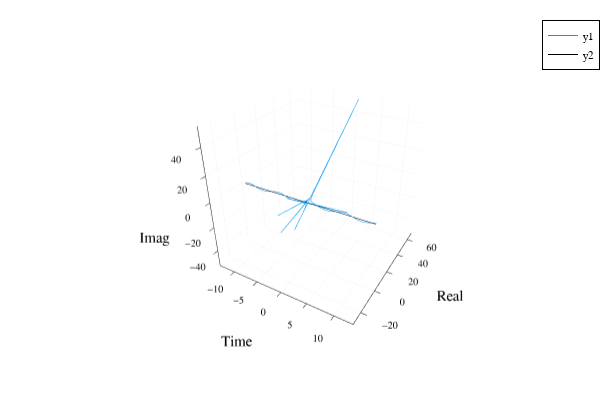

Source (notebook cell):
### Code cell
plot(imrange, real.(Mimagrange0), imag.(Mimagrange0), xlabel = "Time", ylabel = "Real", zlabel = "Imag")
plot!(imrange, zeros(length(imrange)), zeros(length(imrange)), color = :black)

### Figure 1 — Plotly figure (JSON) as saved in the notebook; plotly's stock layout.template omitted (floating-point values rounded to 4 significant figures; data arrays with more than 128 entries replaced by an {"elided": "..."} marker saying what was removed)
{"data": [{"colorbar": {"len": 0.9143, "title": "", "x": 0.9934, "y": 0.533}, "legendgroup": "y1", "line": {"color": "rgba(0, 154, 250, 1.000)", "dash": "solid", "shape": "linear", "width": 1}, "mode": "lines", "name": "y1", "scene": "scene", "showlegend": true, "type": "scatter3d", "x": {"elided": "1000 float values"}, "xaxis": "x", "y": {"elided": "1000 float values"}, "yaxis": "y", "z": {"elided": "1000 float values"}, "zaxis": "z"}, {"colorbar": {"len": 0.9143, "title": "", "x": 0.9934, "y": 0.533}, "legendgroup": "y2", "line": {"color": "rgba(0, 0, 0, 1.000)", "dash": "solid", "shape": "linear", "width": 1}, "mode": "lines", "name": "y2", "scene": "scene", "showlegend": true, "type": "scatter3d", "x": {"elided": "1000 float values"}, "xaxis": "x", "y": {"elided": "1000 int values"}, "yaxis": "y", "z": {"elided": "1000 int values"}, "zaxis": "z"}], "layout": {"annotations": [], "height": 400, "legend": {"bgcolor": "rgba(255, 255, 255, 1.000)", "bordercolor": "rgba(0, 0, 0, 1.000)", "borderwidth": 1, "font": {"color": "rgba(0, 0, 0, 1.000)", "family": "sans-serif", "size": 11}, "title": {"font": {"color": "rgba(0, 0, 0, 1.000)", "family": "sans-serif", "size": 15}, "text": ""}, "tracegroupgap": 0, "traceorder": "normal", "x": 1, "xanchor": "auto", "y": 1, "yanchor": "auto"}, "margin": {"b": 20, "l": 0, "r": 0, "t": 20}, "paper_bgcolor": "rgba(255, 255, 255, 1.000)", "plot_bgcolor": "rgba(255, 255, 255, 1.000)", "scene": {"camera": {"eye": {"x": 1.126, "y": -1.95, "z": 1.3}, "projection": "orthographic"}, "domain": {"x": [0.07647, 0.9934], "y": [0.07581, 0.9902]}, "xaxis": {"gridcolor": "rgba(0, 0, 0, 0.100)", "gridwidth": 0.5, "linecolor": "rgba(0, 0, 0, 1.000)", "mirror": false, "range": [-13.32, 13.32], "showgrid": true, "showline": true, "showticklabels": true, "tickangle": 0, "tickcolor": "rgb(0, 0, 0)", "tickfont": {"color": "rgba(0, 0, 0, 1.000)", "family": "sans-serif", "size": 11}, "tickmode": "array", "ticks": "inside", "ticktext": ["−10", "−5", "0", "5", "10"], "tickvals": [-10, -5, 0, 5, 10], "title": "Time", "titlefont": {"color": "rgba(0, 0, 0, 1.000)", "family": "sans-serif", "size": 15}, "type": "-", "visible": true, "zeroline": false, "zerolinecolor": "rgba(0, 0, 0, 1.000)"}, "yaxis": {"gridcolor": "rgba(0, 0, 0, 0.100)", "gridwidth": 0.5, "linecolor": "rgba(0, 0, 0, 1.000)", "mirror": false, "range": [-29.9, 68.9], "showgrid": true, "showline": true, "showticklabels": true, "tickangle": 0, "tickcolor": "rgb(0, 0, 0)", "tickfont": {"color": "rgba(0, 0, 0, 1.000)", "family": "sans-serif", "size": 11}, "tickmode": "array", "ticks": "inside", "ticktext": ["−20", "0", "20", "40", "60"], "tickvals": [-20, 0, 20, 40, 60], "title": "Real", "titlefont": {"color": "rgba(0, 0, 0, 1.000)", "family": "sans-serif", "size": 15}, "type": "-", "visible": true, "zeroline": false, "zerolinecolor": "rgba(0, 0, 0, 1.000)"}, "zaxis": {"gridcolor": "rgba(0, 0, 0, 0.100)", "gridwidth": 0.5, "linecolor": "rgba(0, 0, 0, 1.000)", "mirror": false, "range": [-53.63, 53.63], "showgrid": true, "showline": true, "showticklabels": true, "tickangle": 0, "tickcolor": "rgb(0, 0, 0)", "tickfont": {"color": "rgba(0, 0, 0, 1.000)", "family": "sans-serif", "size": 11}, "tickmode": "array", "ticks": "inside", "ticktext": ["−40", "−20", "0", "20", "40"], "tickvals": [-40, -20, 0, 20, 40], "title": "Imag", "titlefont": {"color": "rgba(0, 0, 0, 1.000)", "family": "sans-serif", "size": 15}, "type": "-", "visible": true, "zeroline": false, "zerolinecolor": "rgba(0, 0, 0, 1.000)"}}, "showlegend": true, "width": 600}}
